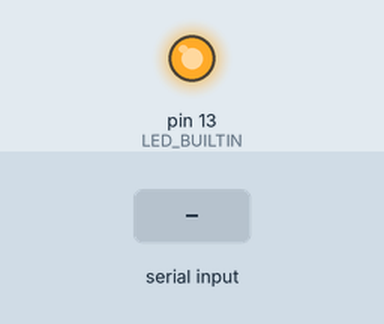
This sketch was run on a simulated Arduino Uno, built with avr-gcc and run on an emulated ATmega328P. Parts: output pins drawn as LEDs (lit = HIGH). Inputs (shaded band) come from the test bench. What the sketch prints to the serial monitor is not drawn.

Above: at 1.2 s.
1.3 s: "1" received over Serial
Timing chart, 0 to 4.3 s (numbered marks = the images above; inputs shaded):
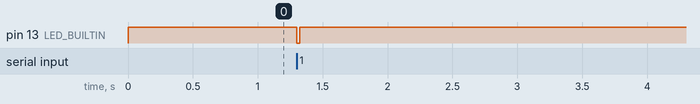

Measured:
- after the input at 1.3 s, pin 13 (LED_BUILTIN): HIGH → LOW at once, → HIGH 0.03 s later

The sketch:

ESP8266-Serial-display-simulator.ino
```cpp
/* LED display simulator - Used to simulate the necessary behaviour for DisplayLedServer to believe it is talking to a real Tunstall display
 *
 * Most packages must be answered by 0x04, 0x01, only exception is command RS, which requests display information.
 * the RS-command must be answered with some text in order to be accepted as a working display.
 *
 * Based on TCP Socket Server Send Receive Demo sample.
 * Use Arduino IDE to compile and write the program to chip flash memory.
 * This program was tested using Board type "LOLIN (WEMOS) D1 R2 & Mini" which is an ESP8266 type of board.
*/


// http://arduino.esp8266.com/stable/package_esp8266com_index.json

//#include <ESP8266WiFi.h>

#define SendKey 0  //Button to send data Flash BTN on NodeMCU

int count=0;

void setup()
{
  Serial.begin(115200);
  pinMode(LED_BUILTIN,OUTPUT);
  Serial.println();

  digitalWrite( LED_BUILTIN, HIGH );
}


void loop()
{


    int cmd = 0;
    byte cmd1, cmd2;
    int state = 0;

    if (Serial.available()>0) {
        digitalWrite( LED_BUILTIN, LOW );

        while(Serial.available()>0){
          // read data from the connected Serial
          byte b = Serial.read();
          Serial.print( "'" ); Serial.print( b); Serial.print( "' ");

          switch (b) {
            case 0x00: break;

            case 0x01: // start of packet header
            case 0x02: // start of packet data
            case 0x03: // end of packet data
            case 0x04: // end of packet
              state = b;
              break;

            default:
              switch (state) {
                case 0x02:
                  if (cmd == 0) {
                    cmd1 = b;
                    cmd++;
                  } else if (cmd == 1) {
                    cmd2 = b;
                    cmd++;
                  } // ignore rest!
                  break;
              }
              break;
          }
        }

        delay(25);
        digitalWrite( LED_BUILTIN, HIGH );
    }

}
```
